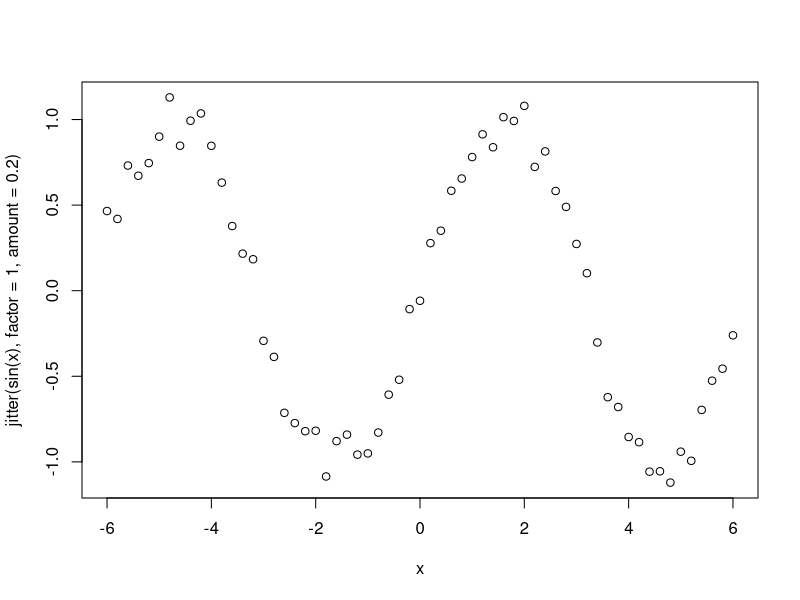

Reproduce this figure in R.
## ---- chunk 1
sample(c("yes","no","maybe"), replace = TRUE, 10, prob=c(0.8,0.1,0.1))
## ---- chunk 2
seq(along.with = 15:11) == seq_along(1:5) # 1 2 3 4 5
seq(4,11, length=20) # can specify length of seq
## ---- chunk 3
seq(as.Date("2000/1/1"), by = "month", length.out=12)
## ---- chunk 4
rep(c(1,2), times = 10) # 1 2 1 2 ...
rep(c(1,2), each = 10) # 111..222...
## ---- chunk 5
y <- rnorm(1000); z <- rep(NA,1000)
messy_data <- sample(c(y,z), 100)
my_na <- is.na(messy_data) # gives us a logical vector of where the NAs are
## ---- chunk 6
x <- seq(-6, 6, by=0.2)
plot(x, jitter(sin(x), factor = 1, amount = 0.2))
## ---- chunk 7
x <- list(numbers = 5:8, appletree = "a", age = 30)
class(x[1])
class(x[[1]])
x$appletree
x$numbers
## ---- chunk 8
x <- 1:10
x[x > 6]
## ---- chunk 9
x <- 1:5
u <- x > 3 # F F F T T
x[u]
## ---- chunk 10
x <- list(a = "ok", b = 3.2, c = 11:14)
identical(x[[1]], x$a)
identical(x[[1]], x["a"])  # x["a"] == x$a
## ---- chunk 11
x <- list(a = "ok", b = 3.2, c = 11:14)
x[[c(3,2)]] # 2nd elem of the 3rd elem
## ---- chunk 12
x <- list(berries = 1:4, pennies = "a")
name <- "berries"
x[[name]]
x$name
## ---- chunk 13
x <- matrix(1:6, 2, 3); print(x)
x[2,1]
x[1, ]  # first row
x[, 2]  # second column
## ---- chunk 14
x[2, , drop = FALSE]
## ---- chunk 15
x <- list(lamp = 1:3, lantern = 18:14)
x$la
x$lam
x[["lam"]]
x[["lam", exact = FALSE]]
## ---- chunk 16
x <- c(1,2,NA,4,NA)
bad <- is.na(x)
x[!bad]
## ---- chunk 17
y <- c(NA,2,3,4,NA)
good <- complete.cases(x,y); print(good)
x[good]
y[good]
## ---- chunk 18
fac <- sample(LETTERS[1:3], 5, replace = TRUE)
d <- data.frame(x = 1:5, y = 6:10, fac = fac)
d[1,2] <- NA; d[2,3] <- NA
good <- complete.cases(d)
## ---- chunk 19
d[good, ]
